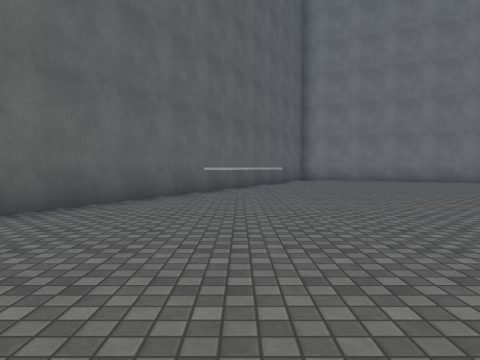
[1] (above)

17 first-person views from a walk through a Unity game level. The camera is 1.2 m above the floor, tilts 2° down and sees 70° across. The floor is counted in squares, 2 m on a side. Each view is taken from the middle of a square. On the plan, view 1 faces up. The plan holds only what a view shows up to about 10 squares ahead; the rest is blank. The place goes on beyond the plan. The player is left out. Surface patterns are stand-ins for the level's own textures.

[2]
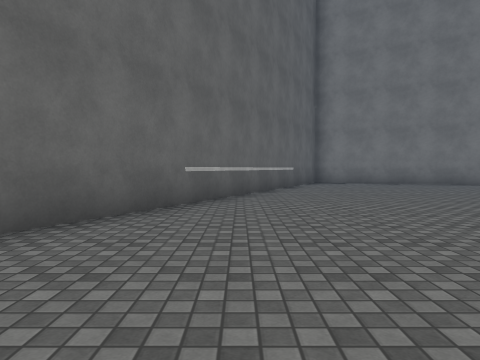

[3]
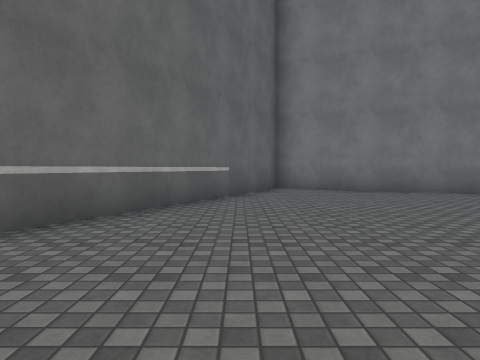

[4]
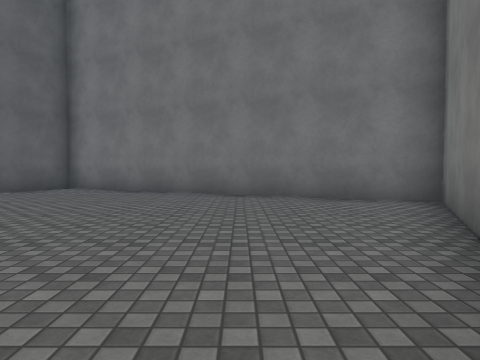

[5]
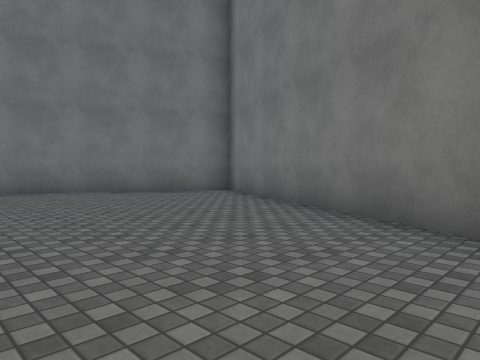

[6]
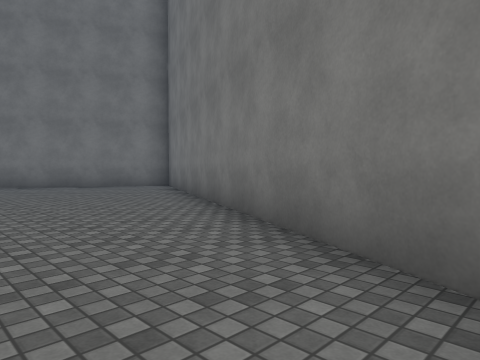

[7]
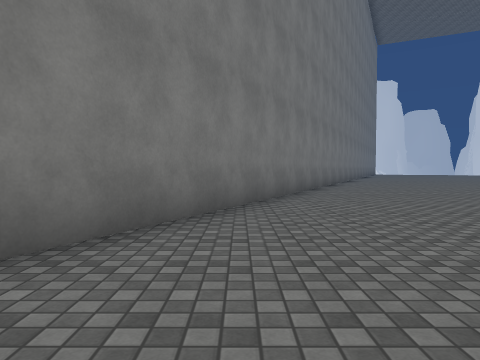

[8]
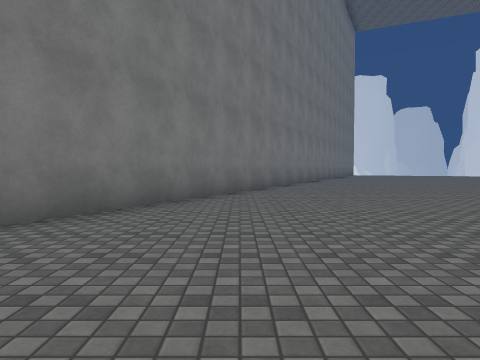

[9]
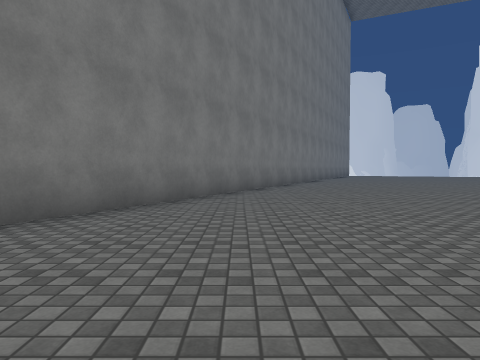

[10]
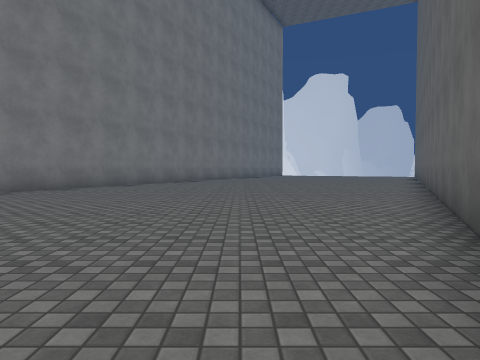

[11]
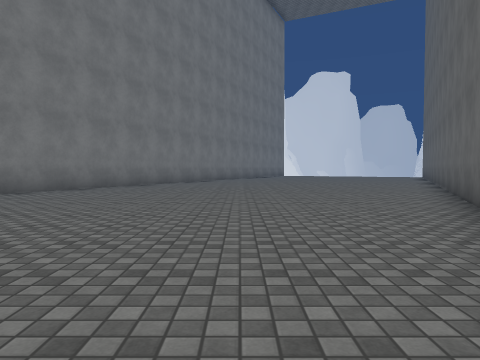

[12]
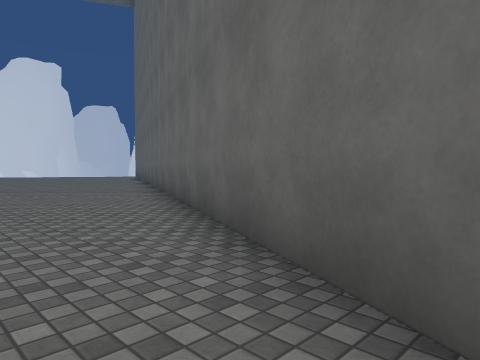

[13]
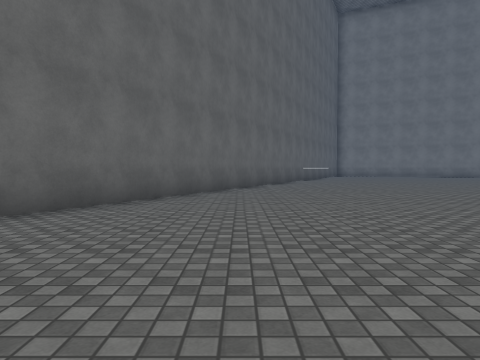

[14]
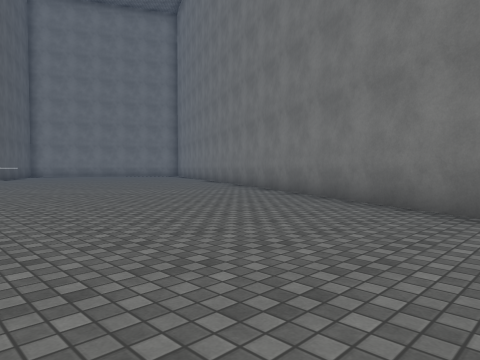

[15]
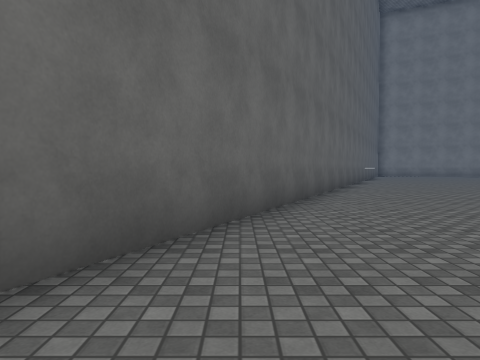

[16]
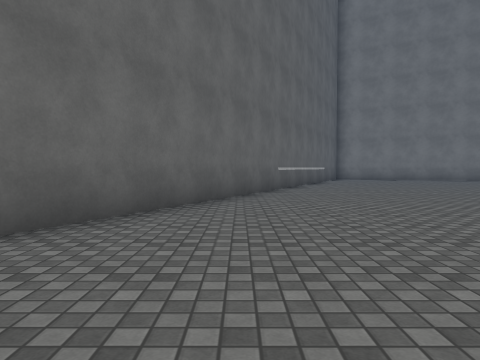

[17]
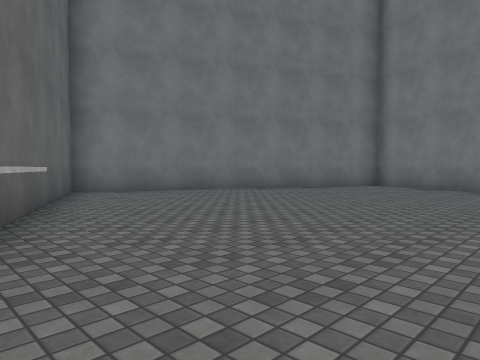

### Floor plan
Points are (right, up) in squares from view 1. A wall is a line through its corners. A room is listed if a view was taken in it or the views show most of it. See-through windows are left out.
Room 1 (views 1, 2, 3, 4, 5, 6, 7, 8, 9, 10, 11, 12, 13, 14, 15, 16, 17)
walls: (1.4, -8) (11.5, 12.9) (3, 17) (-9, -8)

Where each view was taken, in squares from view 1:
view 1: 0 up, 0 right, facing up
view 2: 3 up, 0 right, facing up
view 3: 7 up, 2 right, facing up
view 4: 7 up, 8 right, facing up
view 5: 6 up, 5 right, facing up-right
view 6: 3 up, 5 right, facing up-right
view 7: 7 up, 6 right, facing down
view 8: 4 up, 3 right, facing down
view 9: 2 up, 2 right, facing down
view 10: 3 up, 3 left, facing down
view 11: 2 up, 3 left, facing down
view 12: 2 up, 3 left, facing down-left
view 13: 8 down, 4 left, facing up
view 14: 8 down, 3 left, facing up-right
view 15: 8 down, 7 left, facing up
view 16: 1 down, 2 left, facing up
view 17: 8 up, 0 right, facing up-right
